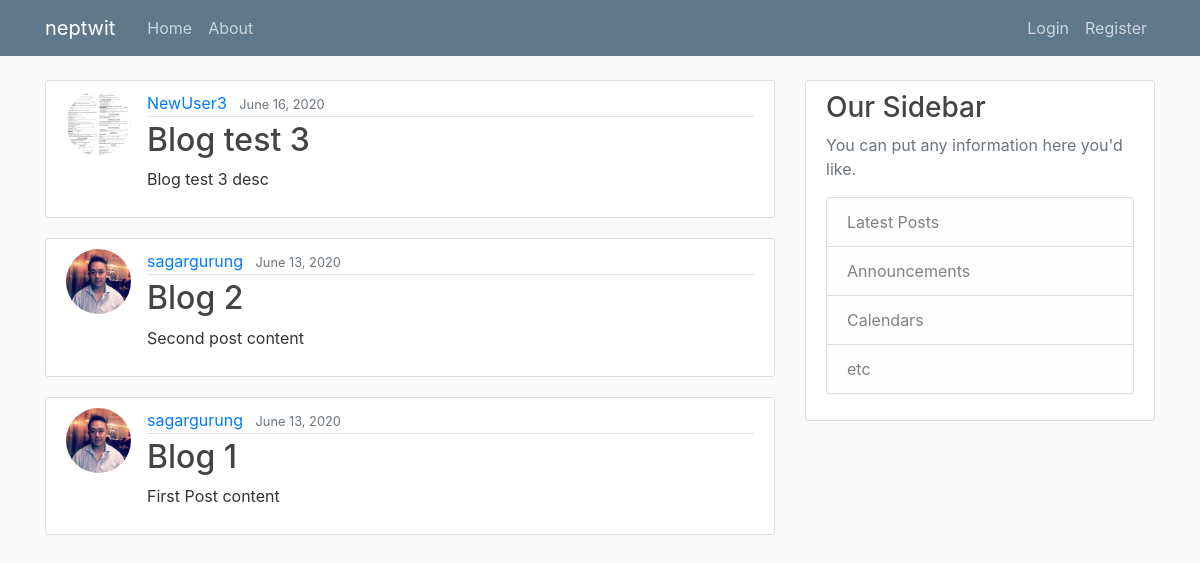
Before: / with the older database file.
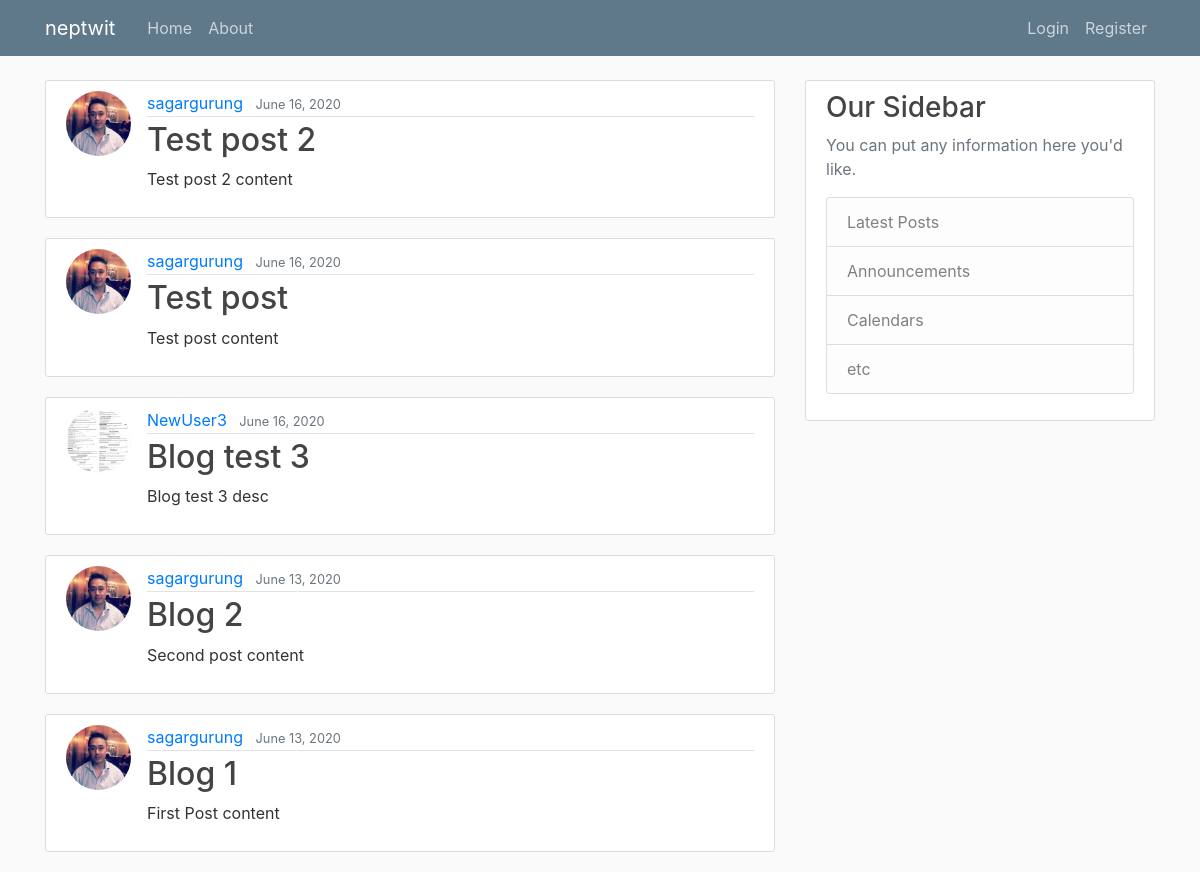
After: the same page with the newer database file.
### neptwit_blog/models.py (models this page shows, shortened)
class Post(models.Model):
    title = models.CharField(max_length=100)
    content = models.TextField()
    date_posted = models.DateTimeField(default=timezone.now)
    author = models.ForeignKey(User, on_delete=models.CASCADE)

### users/models.py (models this page shows, shortened)
class Profile(models.Model):
    user = models.OneToOneField(User, on_delete=models.CASCADE)
    image = models.ImageField(default='default.jpg', upload_to='profile_pics')

### neptwit_blog/views.py (the view)
# urls.py: path('', PostListView.as_view(), name='neptwitblog-home'),
class PostListView(ListView):
    model = Post
    template_name = 'neptwit_blog/home.html'
    context_object_name = 'posts'
    ordering = ['-date_posted']

### neptwit_blog/templates/neptwit_blog/home.html
{% extends "neptwit_blog/base.html" %}
{% block content %}
    {% for post in posts %}
        <article class="media content-section">
            <img class="rounded-circle article-img" src="{{ post.author.profile.image.url }}" alt="">
            <div class="media-body">
                <div class="article-metadata">
                    <a class="mr-2" href="#">{{ post.author }}</a>
                    <small class="text-muted">{{ post.date_posted|date:"F d, Y" }}</small>
                </div>
                <h2><a class="article-title" href="{% url 'post-detail' post.id %}">{{ post.title }}</a></h2>
                <p class="article-content">{{ post.content }}</p>
            </div>
        </article>
    {% endfor %}
{% endblock content %}

Changed rows visible on the page:
added Post: author.profile.image (picture), author "sagargurung", date_posted "June 16, 2020", title "Test post 2", content "Test post 2 content"
added Post: author.profile.image (picture), author "sagargurung", date_posted "June 16, 2020", title "Test post", content "Test post content"
